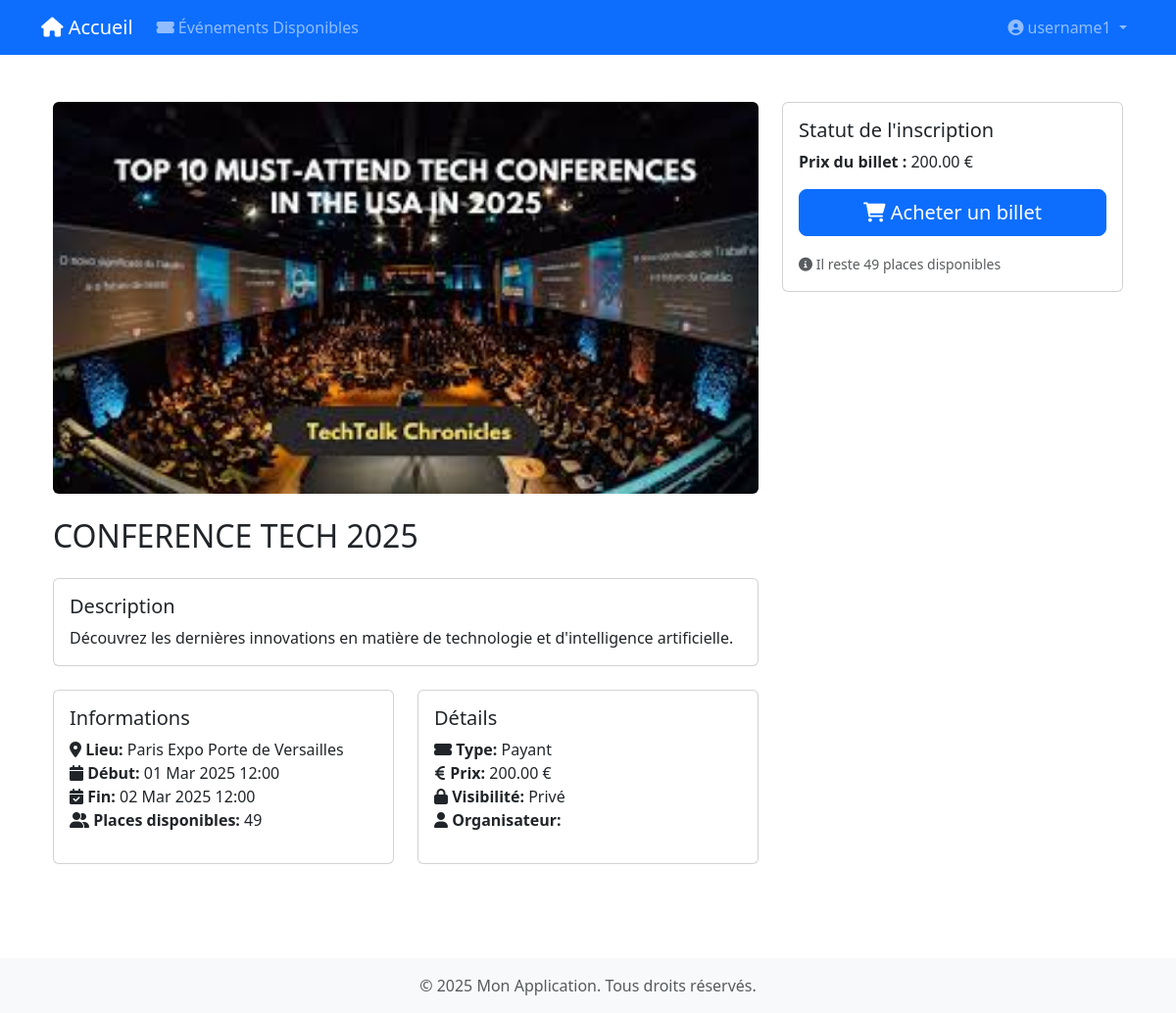
The app's page /events/2/ (signed in) with its own data.
### authentification/models.py (models this page shows, shortened)
class User(AbstractUser):
    class Role(models.TextChoices):
        ORGANIZER = 'ORGANIZER', 'Organisateur'
        PARTICIPANT = 'PARTICIPANT', 'Participant'
    role = models.CharField(
        max_length=50,
        choices=Role.choices,
        default=Role.PARTICIPANT,
    )
    def is_organizer(self):
        return self.role == self.Role.ORGANIZER
    def is_participant(self):
        return self.role == self.Role.PARTICIPANT

### events/models.py (models this page shows, shortened)
class Event(models.Model):
    class EventType(models.TextChoices):
        FREE = 'FREE', 'Gratuit'
        PAID = 'PAID', 'Payant'
    title = models.CharField(max_length=200, verbose_name="Titre")
    description = models.TextField(verbose_name="Description")
    image = models.ImageField(upload_to='event_images/', null=True, blank=True, verbose_name="Image")
    location = models.CharField(max_length=200, verbose_name="Lieu")
    start_date = models.DateTimeField(verbose_name="Date de début")
    end_date = models.DateTimeField(verbose_name="Date de fin")
    available_seats = models.PositiveIntegerField(
        validators=[MinValueValidator(1)],
        verbose_name="Places disponibles"
    )
    event_type = models.CharField(
        max_length=4,
        choices=EventType.choices,
        default=EventType.FREE,
        verbose_name="Type d'événement"
    )
    ticket_price = models.DecimalField(
        max_digits=10,
        decimal_places=2,
        default=Decimal('0.00'),
        validators=[MinValueValidator(Decimal('0.00'))],
        verbose_name="Prix du billet"
    )
    organizer = models.ForeignKey(
        User,
        on_delete=models.CASCADE,
        related_name='organized_events',
        verbose_name="Organisateur"
    )
    category = models.ForeignKey(
        Category,
        on_delete=models.CASCADE,
        related_name='events'
    )
    is_public = models.BooleanField(default=True, verbose_name="Événement public")
    invitation_link = models.UUIDField(default=uuid.uuid4, editable=False, unique=True)
    created_at = models.DateTimeField(auto_now_add=True)
    updated_at = models.DateTimeField(auto_now=True)
    is_private = models.BooleanField(default=False, verbose_name="Événement privé")
    class Meta:
        ordering = ['-start_date']
        verbose_name = "Événement"
        verbose_name_plural = "Événements"
    def remaining_seats(self):
        return self.available_seats - self.registrations.count()
    def is_full(self):
        return self.remaining_seats() <= 0

### events/views.py (the view)
# urls.py: path('<int:event_id>/', views.event_detail, name='event_detail'),
@login_required
def event_detail(request, event_id, invitation_link=None):
    event = get_object_or_404(Event, id=event_id)
    if not event.is_public:
        if event.organizer != request.user:
            if not invitation_link or str(event.invitation_link) != invitation_link:
                messages.error(request, "Cet événement est privé. Vous avez besoin d'une invitation pour y accéder.")
                return redirect('events:event_list')
    is_registered = EventRegistration.objects.filter(event=event, participant=request.user).exists()
    return render(request, 'events/event_detail.html', {
        'event': event,
        'is_registered': is_registered
    })

### events/templates/events/event_detail.html (shortened to what this page needs)
{% extends 'authentification/base.html' %}
{% block content %}
<div class="container py-4">
    <div class="row">
        <div class="col-md-8">
            {% if event.image %}
            <div class="mb-4">
                <img src="{{ event.image.url }}" alt="Image de l'événement" class="img-fluid rounded" style="max-height: 400px; width: 100%; object-fit: cover;">
            </div>
            {% endif %}
            <h2 class="mb-4">{{ event.title }}</h2>
            <div class="card mb-4">
                <div class="card-body">
                    <h5 class="card-title">Description</h5>
                    <p class="card-text">{{ event.description }}</p>
                </div>
            </div>
            <div class="row mb-4">
                <div class="col-md-6">
                    <div class="card h-100">
                        <div class="card-body">
                            <h5 class="card-title">Informations</h5>
                            <ul class="list-unstyled">
                                <li><i class="fas fa-map-marker-alt"></i> <strong>Lieu:</strong> {{ event.location }}</li>
                                <li><i class="fas fa-calendar"></i> <strong>Début:</strong> {{ event.start_date|date:"d M Y H:i" }}</li>
                                <li><i class="fas fa-calendar-check"></i> <strong>Fin:</strong> {{ event.end_date|date:"d M Y H:i" }}</li>
                                <li><i class="fas fa-user-friends"></i> <strong>Places disponibles:</strong> {{ event.remaining_seats }}</li>
                            </ul>
                        </div>
                    </div>
                </div>
                <div class="col-md-6">
                    <div class="card h-100">
                        <div class="card-body">
                            <h5 class="card-title">Détails</h5>
                            <ul class="list-unstyled">
                                <li><i class="fas fa-ticket-alt"></i> <strong>Type:</strong> {{ event.get_event_type_display }}</li>
                                {% if event.event_type == 'PAID' %}
                                <li><i class="fas fa-euro-sign"></i> <strong>Prix:</strong> {{ event.ticket_price }} €</li>
                                {% endif %}
                                <li><i class="fas fa-lock{% if not event.is_private %}-open{% endif %}"></i> <strong>Visibilité:</strong> {% if event.is_private %}Privé{% else %}Public{% endif %}</li>
                                <li><i class="fas fa-user"></i> <strong>Organisateur:</strong> {{ event.organizer.get_full_name }}</li>
                            </ul>
                        </div>
                    </div>
                </div>
            </div>
        </div>
        <div class="col-md-4">
            <div class="card mb-4">
                <div class="card-body">
                    <h5 class="card-title">Statut de l'inscription</h5>
                    {% if is_registered %}
                    <div class="alert alert-success">
                        <i class="fas fa-check-circle"></i> Vous êtes inscrit à cet événement
                    </div>
                    {% elif event.is_full %}
                    <div class="alert alert-warning">
                        <i class="fas fa-exclamation-circle"></i> Événement complet
                    </div>
                    {% else %}
                    <form method="post" action="{% url 'events:event_register' event.id %}">
                        {% if event.event_type == 'PAID' %}
                        <p class="mb-3">
                            <strong>Prix du billet :</strong> {{ event.ticket_price }} €
                        </p>
                        {% endif %}
                        <button type="submit" class="btn btn-primary btn-lg w-100 mb-3">
                            {% if event.event_type == 'PAID' %}
                            <i class="fas fa-shopping-cart"></i> Acheter un billet
                            {% else %}
                            <i class="fas fa-check"></i> S'inscrire gratuitement
                            {% endif %}
                        </button>
                    </form>
                    {% endif %}
                    {% if event.remaining_seats > 0 and not is_registered %}
                    <small class="text-muted">
                        <i class="fas fa-info-circle"></i>
                        Il reste {{ event.remaining_seats }} place{% if event.remaining_seats > 1 %}s{% endif %} disponible{% if event.remaining_seats > 1 %}s{% endif %}
                    </small>
                    {% endif %}
                </div>
            </div>
        </div>
    </div>
</div>
{% endblock %}

### templates/authentification/base.html (shortened to what this page needs)
<!DOCTYPE html>
<html lang="fr">
<head>
    <link href="https://cdn.jsdelivr.net/npm/bootstrap@5.3.0/dist/css/bootstrap.min.css" rel="stylesheet">
    <link href="https://cdnjs.cloudflare.com/ajax/libs/font-awesome/6.0.0/css/all.min.css" rel="stylesheet">
</head>
<body>
    <nav class="navbar navbar-expand-lg navbar-dark bg-primary">
        <div class="container">
            <a class="navbar-brand" href="{% url 'home' %}">
                <i class="fas fa-home"></i> Accueil
            </a>
            <div class="collapse navbar-collapse" id="navbarNav">
                <ul class="navbar-nav me-auto">
                    {% if user.is_authenticated %}
                        {% if user.is_participant %}
                        <li class="nav-item">
                            <a class="nav-link" href="#">
                                <i class="fas fa-ticket-alt"></i> Événements Disponibles
                            </a>
                        </li>
                        {% endif %}
                    {% endif %}
                </ul>
                <ul class="navbar-nav">
                    {% if user.is_authenticated %}
                        <li class="nav-item dropdown">
                            <a class="nav-link dropdown-toggle" href="#" id="navbarDropdown" role="button" data-bs-toggle="dropdown">
                                <i class="fas fa-user-circle"></i> {{ user.username }}
                            </a>
                        </li>
                    {% endif %}
                </ul>
            </div>
        </div>
    </nav>
    <main class="container mt-4">
        {% block content %}{% endblock %}
    </main>
    <footer class="footer mt-5 py-3 bg-light">
        <div class="container text-center">
            <span class="text-muted">© {% now "Y" %} Mon Application. Tous droits réservés.</span>
        </div>
    </footer>
</body>
</html>

### records on screen
User: username "username1"
Event: image (picture), title "CONFERENCE TECH 2025", description "Découvrez les dernières innovations en matière de technologie et d'intelligence artificielle.", location "Paris Expo Porte de Versailles", start_date "01 Mar 2025 12:00", end_date "02 Mar 2025 12:00", remaining_seats "49", event_type "Payant", ticket_price "200.00"
